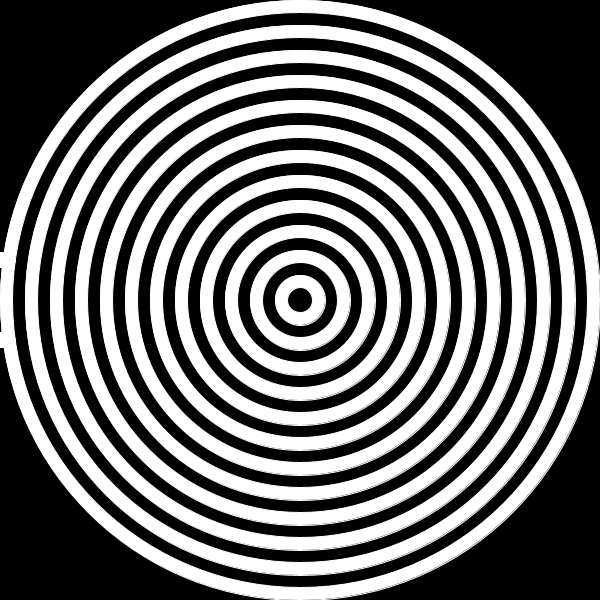
Frame 1 (no input)
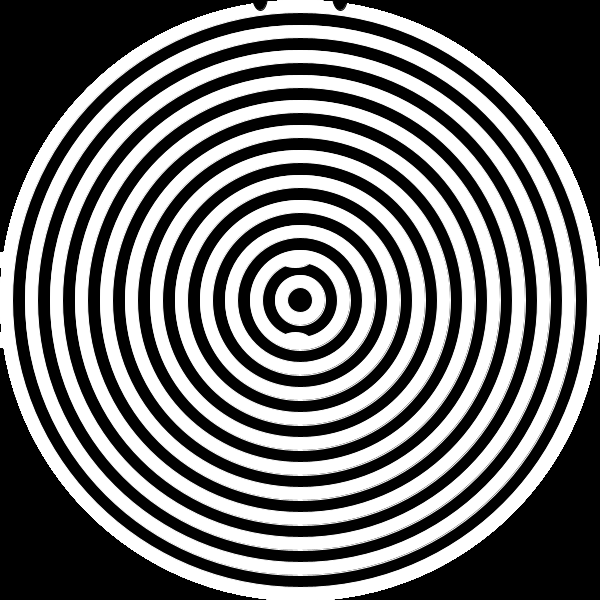
Frame 60 (the mouse pressed at the canvas centre just before this capture)
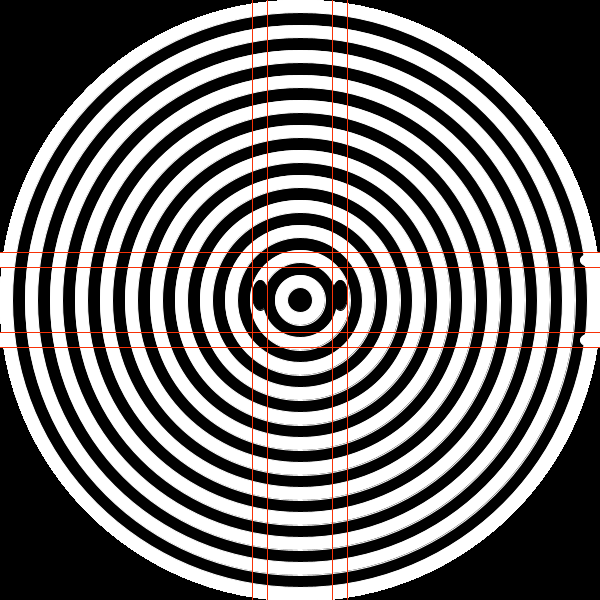
Frame 120 (the mouse held since frame 60 and released just before this capture)

The Processing sketch that drew these frames (run headless with seeded random() and noise(); from frame 60 on, the mouse is pressed at the canvas centre):

// Processing sketch: CreacionPropia
// ── CreacionPropia.pde
float a;
float b;
float c;
float d;
void setup() {
  size(600, 600);
  background(0);
  //a = height/2;
  //b = width/2;
  //c = height/2;
  //d = width/2;

  b = 0;
  d = 0;

  a = (-1)*(height/2);
  c = (-1)*(height/2);
}
void draw() {
  //background(0);
  stroke(255);
  noFill();

  for (int i=600; i >0; i-=25) {
    if (i%2 == 0) {
      fill(255);
      ellipse(300, 300, 0+i, 0+i);
    } else {
      fill(0);
      ellipse(300, 300, 0+i, 0+i);
    }
  }

  fill(255, 255, 255);
  //fill(0,0,0);
  ellipse(b, 260, 30, 15);
  ellipse(d, 340, 30, 15);

  fill(0, 0, 0);
  stroke(0);
  ellipse(260, c, 15, 30);
  ellipse(340, a, 15, 30);

  //ellipse(238, c, 15, 30);
  //ellipse(362, a, 15, 30);
  b = b + 5;
  if (b > width+(width/2)) { 
    b = 0;
  }
  d = d + 5;
  if (d > width+(width/2)) { 
    d = 0;
  }

  a = a + 5;
  if (a > height) {
    a = (-1)*(height/2);
  }
  c = c + 5;
  if (c > height) {
    c = (-1)*(height/2);
  }
  //a = a - 3;
  //if (a < 0) { 
  //  a = height/2; 
  //}
  //b = b - 3;
  //if (b < 0) { 
  //  b = width/2; 
  //}
  //c = c + 3;
  //if (c > height) { 
  //  c = height/2; 
  //}
  //d = d + 3;
  //if (d > width) { 
  //  d = width/2; 
  //}

  if (mousePressed == true) {
    stroke(247, 50, 7);
    line(0, 252.5, width, 252.5);
    line(0, 267.5, width, 267.5);
    
    line(0, 332.5, width, 332.5);
    line(0, 347.5, width, 347.5);
    
    
    
    
    
    line(252.5, 0, 252.5, height );
    line(267.5, 0, 267.5, height);
    
    line(332.5, 0, 332.5, height);
    line(347.5, 0, 347.5, height);
    
  }

  //mousePressed();
}
